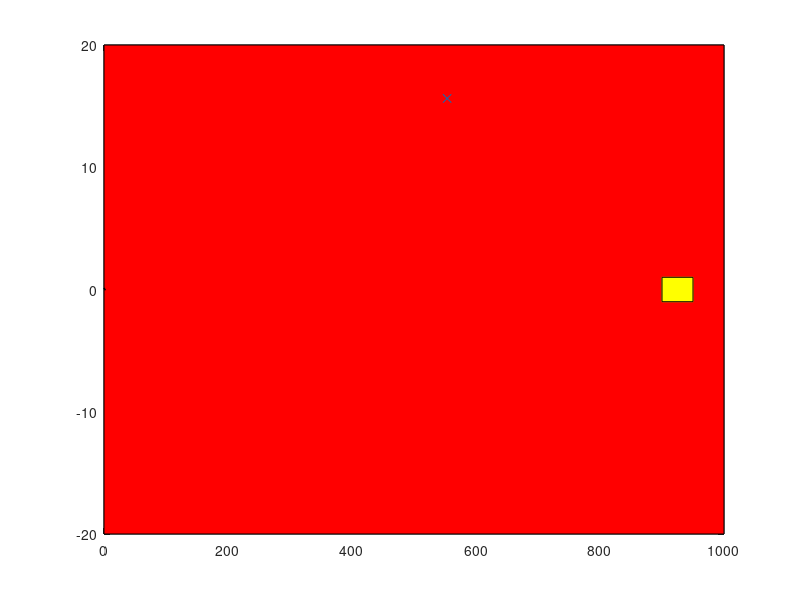

Recreate this plot in MATLAB. (Note: this script raises an error after producing the figure.)
%% Q3
clearvars
close all

% x and y axises limit from 0 to x_max and 0 to y_max respectively.
x_min = 0; x_max = 1000;
y_min = -20; y_max = 20;
psi_min = -pi; psi_max = pi; 

% distance of moving at every step
EPS = 2;

% maximum iterations
numNodes = 6000;

% attributions of starting point
q_start.coord = [0 0 0];
q_start.cost = 0;
q_start.parent = 0; %.parent means the index of parent node

% initialize the tree
nodes(1) = q_start;

% plot the safe area
figure(1)
x=[0 1000 1000 0]; %x coordinates of all the vertices
y=[-20 -20 20 20];  %y coordinates of all the vertices
X=[x,x(1)];   
Y=[y,y(1)];   
plot(X,Y,'k') 
fill(x,y,'r')  % fill the safe zone with color
hold on

% plot the goal area
X_goal = [900,900,950,950,900];
Y_goal = [-1,1,1,-1,-1];
plot(X_goal,Y_goal,'y')
fill(X_goal,Y_goal,'y')
%% grow the tree

for i = 1:1:numNodes
    pan = 0;
    % generate the random points in the given safe area and plot the points
    while ~pan
        q_rand = [rand*(x_max-x_min)+x_min,rand*(y_max-y_min)+y_min,rand*(psi_max-psi_min)+psi_min];
        pan = inpolygon(q_rand(1),q_rand(2),X,Y);
    end
    plot(q_rand(1), q_rand(2), 'x', 'Color',  [0 0.4470 0.7410])
    ndist = [];
    for j = 1:1:length(nodes)
        n = nodes(j);
        tmp = norm(n.coord(1:2) - q_rand(1:2));
        ndist = [ndist tmp];
    end
    [mini_distance, idx] = min(ndist);
    q_nearest = nodes(idx);
    
    % Get the new Point
    % q_new.coord = steer(q_rand, q_nearest.coord, mini_distance, EPS);
    % Instead of using steer function directly, we apply the brute force
    % approach.
    
    % Parameters
    vx = 30; L = 3;
    dxdt = @(t,x,delta) [vx*cos(x(3));vx*sin(x(3));vx/L*tan(delta)];
    direc_desired = (q_rand(1:2) - q_nearest.coord(1:2))./norm(q_rand(1:2) - q_nearest.coord(1:2));
    direc = 0;
    flag_fea = false;
    for delta = -20/180*pi:2/180*pi:20/180*pi
        safety = true;
        [t,x] = ode45(@(t,x) dxdt(t,x,delta),[0 0.1],q_nearest.coord');
        q_fea = x(end,:);
        direc_fea = (q_fea(1:2) - q_nearest.coord(1:2))./norm(q_fea(1:2) - q_nearest.coord(1:2));
        % to check if any step there is a collison
        stepNum = size(x,1);
        for i = 1:stepNum
            if ~inpolygon(x(i,1),x(i,2),X,Y)
                safety = false;
                break;
            end
        end
        
        if sum(direc_fea.*direc_desired) > direc && safety
            flag_fea = true;
            direc = sum(direc_fea.*direc_desired);
            q_new.coord = (q_fea - q_nearest.coord)./norm(q_fea - q_nearest.coord) * EPS + q_nearest.coord;
        end
    end
    InorOn = inpolygon(q_new.coord(1),q_new.coord(2),X,Y);
    if flag_fea && InorOn
        line([q_nearest.coord(1), q_new.coord(1)], [q_nearest.coord(2), q_new.coord(2)],...
            'Color', 'k', 'LineWidth', 2);
        drawnow
        hold on
        q_new.cost = norm(q_new.coord - q_nearest.coord) + q_nearest.cost;
        q_new.parent = idx;
        
        % Break if the link from second to last node to last node intersects any of
        % the four edges of the goal area
        nodes = [nodes q_new];
    end
    
    % move to the random point with distance of eps if distance between
    % random point and nearest point is bigger than eps.
    
    if ~noCollision(q_nearest.coord(1:2), q_new.coord(1:2), [900,-1,50,2]) 
        break
    end
end

q_end = q_new;
num_node_path = 1;
while q_end.parent ~= 0
    start = q_end.parent;
    line([q_end.coord(1), nodes(start).coord(1)], [q_end.coord(2), nodes(start).coord(2)],...
        'Color', 'g', 'LineWidth', 2);
    hold on
    q_end = nodes(start);
    num_node_path = num_node_path+1;
end

%% total number of node in the tree
num_node_tree = length(nodes)

%% number of nodes in the sequence that reaches goal area
num_node_path